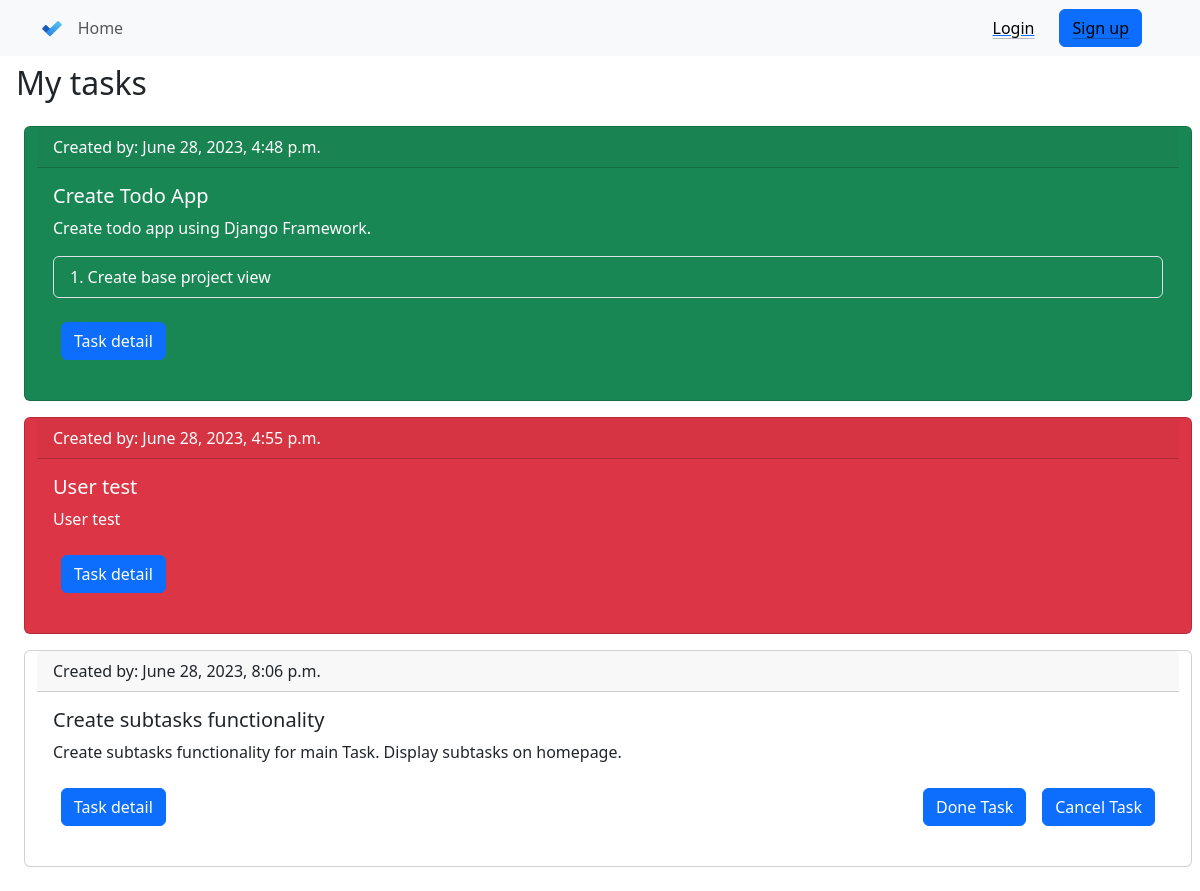
The app's page /, older data.
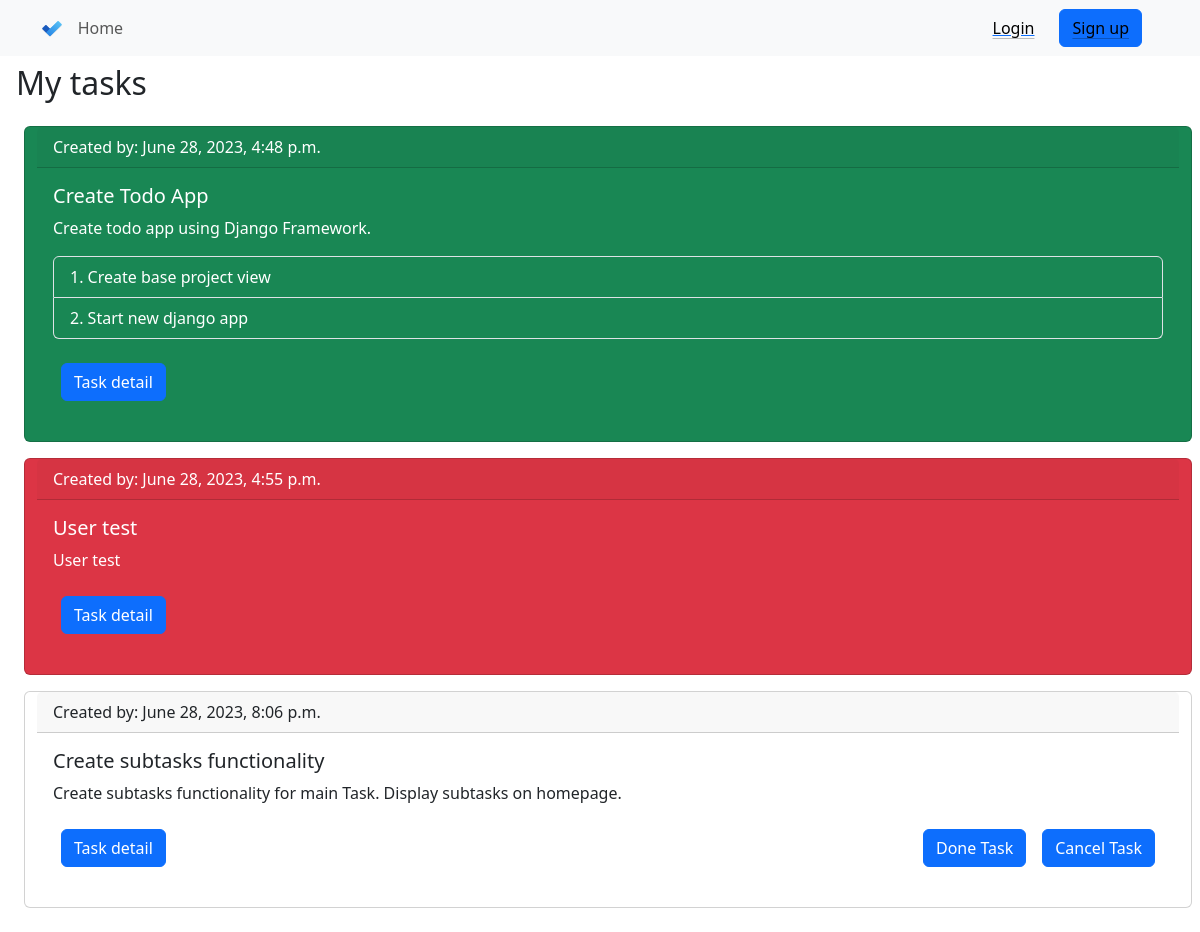
The same page, newer data.
### todo/models.py (models this page shows, shortened)
class Task(models.Model):
    author = models.ForeignKey(settings.AUTH_USER_MODEL, on_delete=models.CASCADE)
    title = models.CharField(max_length=200)
    text = models.TextField()
    created_date = models.DateTimeField(default=timezone.now)
    is_done = models.BooleanField(default=False)
    is_canceled = models.BooleanField(default=False)
    categ = models.ForeignKey('Category', on_delete=models.CASCADE, null=True)

class Subtask(models.Model):
    task = models.ForeignKey('Task', on_delete=models.CASCADE, null=True)
    title = models.CharField(max_length=200, null=True)
    created_date = models.DateTimeField(default=timezone.now)
    is_done = models.BooleanField(default=False)
    is_canceled = models.BooleanField(default=False)

### todo/views.py (the view)
# urls.py: path('', views.homepage, name='homepage'),
def homepage(request):
    todo_tasks = Task.objects.all()
    subtasks = {t.pk: t.subtask_set.all() for t in todo_tasks}
    if request.method == "POST":
        form = TodoEnterForm(request.POST)
        if form.is_valid():
            task = form.save(commit=False)
            task.author = request.user
            task.save()
            messages.success(request, 'Your Task successfully added!')
            return redirect('homepage')
        else:
            messages.error(request, 'Error saving form')
    else:
        form = TodoEnterForm()
    return render(request, 'todo/homepage.html', {'form': form, 'todo_tasks': todo_tasks, 'subtasks': subtasks})

### todo/models.py (called while the page is built)
    def __str__(self):
        return self.name

### todo/templatetags/todo_tags.py (called while the page is built)
@register.filter
def get_item(dictionary, key):
    return dictionary.get(key)

### todo/templates/todo/homepage.html
{% extends 'todo/base.html' %}
{% block content %}
    {% load todo_tags %}
    {% load crispy_forms_tags %}
    <h2 class="my-2 m-3">My tasks</h2>
    <div class="row m-3 ">
    {% for t in todo_tasks %}
        <div class="card m-2 {% if t.is_done %} bg-success text-white {% endif %}{% if t.is_canceled %} bg-danger text-white {% endif %}">
  <div class="card-header">
    Created by: {{ t.created_date }}
  </div>
  <div class="card-body">
    <h5 class="card-title">{{ t.title }}</h5>
    <p class="card-text">{{ t.text }}</p>
    {%  if subtasks|get_item:t.pk|length > 0 %}
          <ol class="list-group list-group-numbered mb-3">
            {% for s in subtasks|get_item:t.pk %}
                <li class="list-group-item {% if t.is_done %} bg-success text-white {% endif %}{% if t.is_canceled %} bg-danger text-white {% endif %}">{{ s.title }}</li>
            {% endfor %}
        </ol>
    {% endif %}
      <div class="d-flex mb-3">
          <div class="me-auto p-2"><a href="{% url 'task_detail' pk=t.pk %}" class="btn btn-primary">Task detail</a></div>
          {% if t.is_done == False and t.is_canceled == False %}
          <div class="p-2"><a href="{% url 'done_task' pk=t.pk %}" class="btn btn-primary">Done Task</a></div>
          <div class="p-2"><a href="{% url 'cancel_task' pk=t.pk %}" class="btn btn-primary">Cancel Task</a>
              {% endif %}
        </div>
  </div>
</div>
    {% empty %}
<p>No tasks added.</p>
    {% endfor %}
    </div>
{% endblock %}

Row changes from the older to the newer data that the page shows:
added Subtask: title "Start new django app", shown under Task "Create Todo App"
